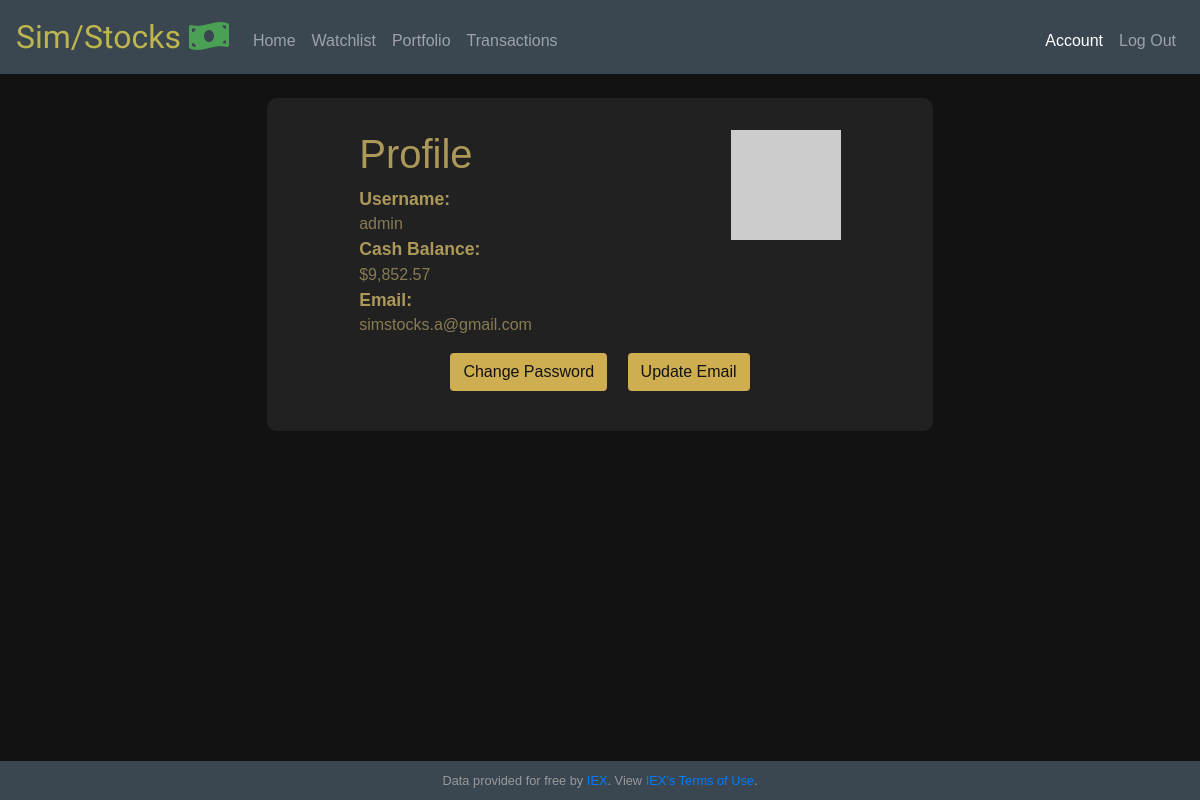
/account (signed in), run on the app's committed database.
### app/models.py (models this page shows, shortened)
class Users(UserMixin, db.Model):
  id = db.Column(db.Integer, primary_key=True)
  username = db.Column(db.String(64), index=True, unique=True)
  password_hash = db.Column(db.String(128))
  email = db.Column(db.String(120), index=True, unique=True)
  cash = db.Column(db.Numeric(), nullable=False, default=10000)
  transactions = db.relationship("History", backref="user")
  watch = db.relationship("Watch", backref="user")
  def avatar(self, size):
    digest = md5(self.email.lower().encode('utf-8')).hexdigest()
    return 'https://www.gravatar.com/avatar/{}?d=identicon&s={}'.format(
            digest, size)

### app/routes.py (the view)
@app.route("/account")
@login_required
def account():
  user = Users.query.filter_by(username=current_user.username).first_or_404()
  return render_template("account.html", username=current_user.username, cash=current_user.cash, email=current_user.email, user=user)

### app/helper.py (called while the page is built)
def usd(value):
    return f"${value:,.2f}"

### app/models.py (called while the page is built)
@login.user_loader
def load_user(id):
  return Users.query.get(int(id))

### app/templates/account.html (shortened to what this page needs)
{% extends "layout.html" %}
{% set active_page = "account" %}
{% block main %}
<div class="form-container">
    <div class="mb-2 profile">
        <div class="d-flex flex-column">
            <h1 class="mb-2" id="profileHead">Profile</h1>
            <span class="emphasize">Username:</span>
            <span>{{ username }}</span>
            <span class="emphasize">Cash Balance:</span>
            <span>{{ cash|usd }}</span>
            <span class="emphasize">Email:</span>
            <span>{{ email }}</span>
        </div>
        <img class="avatar" src="{{ user.avatar(128) }}">
    </div>
    <div class="btnContainer flex-column">
        <button class="btn ssbtn m-2">
            <a href={{ url_for("password") }}>Change Password</a>
        </button>
        <button class="btn ssbtn m-2">
            <a href={{ url_for("email") }}>Update Email</a>
        </button>
    </div>
</div>
{% endblock %}

### app/static/styles.css (style rules this page uses)
html ,body { height: 100%; }
body { background-color: #121212; display: flex; flex-direction: column; color:#887C54; }
main img { max-width: 100%; }
.form-container { background-color: #212121; padding: 2rem; width: auto; margin: auto; border-radius: 10px; }
.profile { text-align: left; display: flex; justify-content: space-between; align-items: flex-start; max-width: 95%; margin: auto; }
#profileHead { color: #ac995a; font-weight: 500; }
.avatar { height: 110px; margin-left: 0.3rem; }
.emphasize { font-weight: 600; font-size: 1.1rem; color: #ac995a; }
.ssbtn { background-color:#cfae52; margin-top: 0.3rem; }
.ssbtn a { text-decoration: none; color: #121212; }
* { box-sizing: border-box; }
body { font-family: sans-serif; }

### data on the page
Users: username "admin", cash "$9,852.57", email "simstocks.a@gmail.com"
